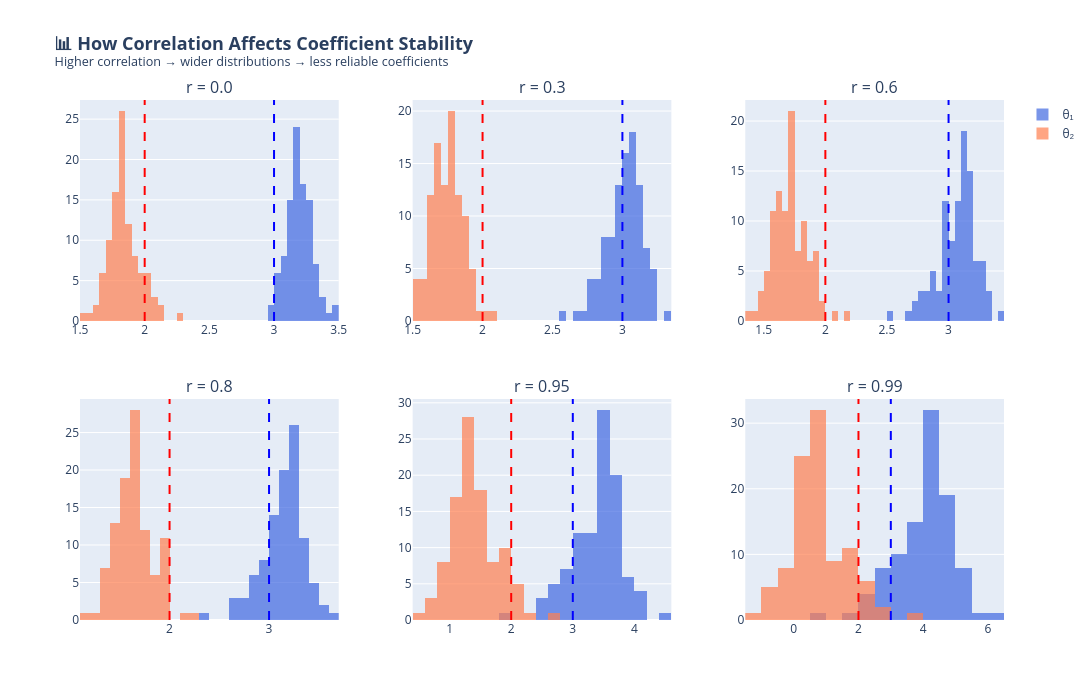

Write notebook code for a chart like this one.
### Markdown cell above
---

# 3. Interpretability & Correlated Predictors

<a id='3-interpretability--correlated-predictors'></a>

## 🎯 Best Case: Orthogonal Predictors

When predictors are **uncorrelated** (orthogonal):

- ✅ Clean credit assignment
- ✅ $\theta_j$ captures unique effect
- ✅ Stable coefficients
- ✅ Easy to interpret

**Mathematical property:** $\mathbf{X}^T\mathbf{X}$ is diagonal

Each predictor explains a **separate part** of $y$.

## ⚠️ Worst Case: Highly Correlated Predictors

When predictors are **correlated**:

- ❌ Shared variance ("Who gets credit?")
- ❌ Unstable coefficients
- ❌ Sign flips possible!
- ❌ Hard to interpret

**Extreme case:** If $x_2 = 2x_1$, there are infinitely many solutions!

### Multicollinearity

$\mathbf{X}^T\mathbf{X}$ nearly singular ⟹ $(\mathbf{X}^T\mathbf{X})^{-1}$ has large entries ⟹ **high coefficient variance**

### Code cell
# ============================================
# Interactive Demo: Effect of Correlation on Coefficient Stability
# ============================================

def generate_correlated_data(correlation, n=100, seed=42):
    """Generate two predictors with specified correlation."""
    np.random.seed(seed)
    
    # Generate correlated predictors
    mean = [0, 0]
    cov = [[1, correlation], [correlation, 1]]
    x1, x2 = np.random.multivariate_normal(mean, cov, n).T
    
    # True model: y = 2 + 3*x1 + 2*x2 + noise
    y = 2 + 3*x1 + 2*x2 + np.random.normal(0, 1, n)
    
    return x1, x2, y

def fit_and_get_coefficients(x1, x2, y, n_bootstrap=100):
    """Fit model and return coefficient estimates with bootstrap confidence."""
    X = np.column_stack([x1, x2])
    
    # Fit on full data
    model = LinearRegression()
    model.fit(X, y)
    
    # Bootstrap for uncertainty
    coefs_1, coefs_2 = [], []
    for _ in range(n_bootstrap):
        idx = np.random.choice(len(y), len(y), replace=True)
        model_boot = LinearRegression()
        model_boot.fit(X[idx], y[idx])
        coefs_1.append(model_boot.coef_[0])
        coefs_2.append(model_boot.coef_[1])
    
    return model.coef_, np.std(coefs_1), np.std(coefs_2), coefs_1, coefs_2

# Test different correlations
correlations = [0.0, 0.3, 0.6, 0.8, 0.95, 0.99]
results = []

for corr in correlations:
    x1, x2, y = generate_correlated_data(corr)
    coefs, std1, std2, boot_coefs1, boot_coefs2 = fit_and_get_coefficients(x1, x2, y)
    results.append({
        'correlation': corr,
        'theta1': coefs[0],
        'theta2': coefs[1],
        'std1': std1,
        'std2': std2,
        'boot_coefs1': boot_coefs1,
        'boot_coefs2': boot_coefs2
    })

# Create visualization
fig = make_subplots(
    rows=2, cols=3,
    subplot_titles=[f'r = {r["correlation"]}' for r in results],
    vertical_spacing=0.15,
    horizontal_spacing=0.08
)

for idx, r in enumerate(results):
    row = idx // 3 + 1
    col = idx % 3 + 1
    
    # Plot bootstrap distributions
    fig.add_trace(
        go.Histogram(
            x=r['boot_coefs1'],
            name='θ₁',
            marker_color='royalblue',
            opacity=0.7,
            nbinsx=20,
            showlegend=(idx == 0)
        ),
        row=row, col=col
    )
    fig.add_trace(
        go.Histogram(
            x=r['boot_coefs2'],
            name='θ₂',
            marker_color='coral',
            opacity=0.7,
            nbinsx=20,
            showlegend=(idx == 0)
        ),
        row=row, col=col
    )
    
    # Add true value lines
    fig.add_vline(x=3, line_dash="dash", line_color="blue", row=row, col=col)
    fig.add_vline(x=2, line_dash="dash", line_color="red", row=row, col=col)

fig.update_layout(
    title=dict(
        text='<b>📊 How Correlation Affects Coefficient Stability</b><br><sup>Higher correlation → wider distributions → less reliable coefficients</sup>',
        font=dict(size=18)
    ),
    width=1100,
    height=700,
    barmode='overlay'
)

fig.show()

# Summary table
print("\n📊 Coefficient Stability Summary:")
print("="*70)
print(f"{'Correlation':>12} | {'θ₁ (true=3)':>14} | {'θ₂ (true=2)':>14} | {'Std(θ₁)':>10} | {'Std(θ₂)':>10}")
print("-"*70)
for r in results:
    print(f"{r['correlation']:>12.2f} | {r['theta1']:>14.3f} | {r['theta2']:>14.3f} | {r['std1']:>10.3f} | {r['std2']:>10.3f}")
print("\n⚠️  Notice how standard deviations EXPLODE as correlation approaches 1!")

### Figure 1 — Plotly figure (JSON) as saved in the notebook; plotly's stock layout.template omitted (floating-point values rounded to 4 significant figures)
{"data": [{"marker": {"color": "royalblue"}, "name": "θ₁", "nbinsx": 20, "opacity": 0.7, "showlegend": true, "type": "histogram", "x": [3.024, 3.075, 3.273, 3.081, 3.139, 3.251, 3.289, 3.233, 3.155, 3.343, 3.017, 3.141, 3.187, 3.221, 3.231, 3.146, 3.152, 3.488, 3.267, 3.169, 3.246, 3.135, 3.219, 3.202, 3.261, 3.451, 3.249, 3.275, 2.975, 3.338, 3.225, 3.115, 3.388, 3.28, 3.124, 3.267, 3.204, 3.19, 3.102, 3.158, 3.232, 3.211, 3.099, 3.101, 3.068, 3.31, 3.019, 3.203, 3.228, 3.117, 3.105, 3.291, 3.187, 3.183, 3.28, 3.156, 3.021, 3.152, 3.196, 3.302, 3.264, 3.407, 3.031, 3.191, 3.309, 3.1, 3.162, 3.174, 3.2, 3.162, 3.087, 3.184, 3.229, 3.184, 3.128, 3.175, 3.189, 3.053, 3.271, 3.351, 3.125, 3.235, 3.188, 3.388, 3.259, 3.329, 3.108, 3.281, 3.229, 3.128, 3.197, 3.185, 3.124, 3.059, 3.038, 3.185, 3.26, 2.975, 3.221, 3.31], "xaxis": "x", "yaxis": "y"}, {"marker": {"color": "coral"}, "name": "θ₂", "nbinsx": 20, "opacity": 0.7, "showlegend": true, "type": "histogram", "x": [1.956, 1.854, 1.657, 2.0, 1.695, 1.741, 1.776, 1.757, 1.832, 2.109, 1.834, 1.855, 1.597, 2.011, 1.869, 1.529, 1.837, 1.866, 1.798, 1.928, 1.802, 1.652, 1.686, 1.794, 1.828, 1.811, 1.768, 1.804, 1.838, 2.082, 1.744, 1.809, 1.716, 1.764, 1.977, 1.84, 1.772, 1.946, 1.648, 1.915, 1.834, 1.833, 1.744, 1.691, 2.003, 2.29, 1.839, 1.836, 1.835, 1.795, 1.793, 1.831, 1.715, 1.764, 1.877, 1.856, 1.747, 1.826, 1.919, 1.899, 1.982, 1.936, 1.96, 1.72, 2.046, 1.816, 1.661, 2.139, 2.038, 1.95, 1.815, 1.736, 1.876, 1.908, 1.813, 1.784, 1.804, 1.869, 1.934, 1.853, 1.78, 1.713, 1.737, 1.854, 2.023, 2.053, 1.822, 1.962, 2.008, 1.839, 1.758, 1.844, 1.838, 1.776, 1.828, 1.755, 2.059, 1.766, 1.637, 1.878], "xaxis": "x", "yaxis": "y"}, {"marker": {"color": "royalblue"}, "name": "θ₁", "nbinsx": 20, "opacity": 0.7, "showlegend": false, "type": "histogram", "x": [3.023, 3.077, 3.121, 2.95, 3.172, 3.064, 3.01, 3.061, 3.045, 2.695, 3.13, 3.035, 3.225, 2.854, 2.967, 3.307, 3.044, 2.81, 3.005, 2.956, 3.015, 3.211, 3.129, 3.048, 2.984, 2.88, 3.041, 2.995, 3.153, 2.721, 3.077, 3.09, 3.0, 3.026, 2.943, 2.97, 3.066, 2.928, 3.234, 2.974, 2.996, 3.011, 3.154, 3.198, 2.955, 2.563, 3.124, 3.013, 2.998, 3.101, 3.11, 2.962, 3.125, 3.086, 2.93, 3.025, 3.201, 3.052, 2.947, 2.898, 2.851, 2.802, 3.014, 3.118, 2.769, 3.094, 3.186, 2.774, 2.844, 2.942, 3.102, 3.109, 2.963, 2.964, 3.079, 3.074, 3.049, 3.077, 2.888, 2.906, 3.108, 3.097, 3.105, 2.883, 2.82, 2.751, 3.084, 2.858, 2.851, 3.056, 3.083, 3.018, 3.061, 3.153, 3.122, 3.093, 2.789, 3.213, 3.17, 2.911], "xaxis": "x2", "yaxis": "y2"}, {"marker": {"color": "coral"}, "name": "θ₂", "nbinsx": 20, "opacity": 0.7, "showlegend": false, "type": "histogram", "x": [1.947, 1.83, 1.541, 1.95, 1.656, 1.625, 1.631, 1.65, 1.762, 1.88, 1.849, 1.79, 1.544, 1.872, 1.746, 1.512, 1.768, 1.584, 1.664, 1.834, 1.68, 1.622, 1.599, 1.701, 1.693, 1.561, 1.65, 1.664, 1.879, 1.86, 1.644, 1.767, 1.519, 1.627, 1.904, 1.699, 1.68, 1.837, 1.64, 1.83, 1.716, 1.728, 1.722, 1.676, 1.96, 2.053, 1.852, 1.736, 1.719, 1.755, 1.76, 1.677, 1.643, 1.687, 1.722, 1.782, 1.774, 1.759, 1.81, 1.727, 1.821, 1.693, 1.947, 1.645, 1.847, 1.783, 1.613, 2.01, 1.908, 1.857, 1.79, 1.663, 1.753, 1.808, 1.763, 1.709, 1.717, 1.857, 1.776, 1.658, 1.736, 1.611, 1.661, 1.636, 1.858, 1.841, 1.783, 1.793, 1.864, 1.785, 1.673, 1.753, 1.786, 1.774, 1.831, 1.678, 1.888, 1.818, 1.556, 1.704], "xaxis": "x2", "yaxis": "y2"}, {"marker": {"color": "royalblue"}, "name": "θ₁", "nbinsx": 20, "opacity": 0.7, "showlegend": false, "type": "histogram", "x": [3.036, 3.122, 3.231, 2.955, 3.264, 3.15, 3.089, 3.142, 3.101, 2.686, 3.176, 3.084, 3.346, 2.864, 3.017, 3.445, 3.098, 2.877, 3.076, 2.986, 3.084, 3.314, 3.228, 3.117, 3.047, 2.959, 3.119, 3.065, 3.195, 2.72, 3.16, 3.15, 3.101, 3.107, 2.956, 3.03, 3.141, 2.954, 3.336, 3.007, 3.056, 3.069, 3.23, 3.289, 2.959, 2.502, 3.169, 3.07, 3.057, 3.164, 3.173, 3.026, 3.215, 3.161, 2.981, 3.073, 3.271, 3.109, 2.981, 2.944, 2.872, 2.844, 3.027, 3.206, 2.776, 3.15, 3.289, 2.747, 2.846, 2.966, 3.158, 3.193, 3.01, 3.0, 3.137, 3.144, 3.114, 3.116, 2.923, 2.968, 3.176, 3.19, 3.189, 2.947, 2.83, 2.756, 3.139, 2.885, 2.863, 3.108, 3.161, 3.072, 3.113, 3.218, 3.171, 3.171, 2.789, 3.275, 3.282, 2.963], "xaxis": "x3", "yaxis": "y3"}, {"marker": {"color": "coral"}, "name": "θ₂", "nbinsx": 20, "opacity": 0.7, "showlegend": false, "type": "histogram", "x": [1.937, 1.794, 1.464, 1.955, 1.581, 1.569, 1.588, 1.598, 1.726, 1.931, 1.805, 1.759, 1.445, 1.889, 1.725, 1.392, 1.733, 1.577, 1.625, 1.824, 1.641, 1.535, 1.527, 1.657, 1.662, 1.537, 1.602, 1.627, 1.833, 1.903, 1.588, 1.722, 1.466, 1.58, 1.905, 1.672, 1.631, 1.833, 1.55, 1.816, 1.685, 1.695, 1.659, 1.598, 1.965, 2.151, 1.809, 1.703, 1.688, 1.706, 1.71, 1.649, 1.576, 1.634, 1.706, 1.752, 1.706, 1.721, 1.8, 1.718, 1.832, 1.701, 1.938, 1.58, 1.879, 1.738, 1.53, 2.058, 1.931, 1.853, 1.745, 1.602, 1.733, 1.795, 1.72, 1.66, 1.675, 1.824, 1.774, 1.64, 1.684, 1.547, 1.601, 1.62, 1.88, 1.876, 1.741, 1.8, 1.881, 1.749, 1.619, 1.722, 1.749, 1.717, 1.786, 1.622, 1.92, 1.752, 1.47, 1.69], "xaxis": "x3", "yaxis": "y3"}, {"marker": {"color": "royalblue"}, "name": "θ₁", "nbinsx": 20, "opacity": 0.7, "showlegend": false, "type": "histogram", "x": [3.058, 3.192, 3.399, 2.957, 3.41, 3.278, 3.202, 3.262, 3.183, 2.646, 3.254, 3.156, 3.539, 2.866, 3.085, 3.667, 3.178, 2.955, 3.178, 3.025, 3.184, 3.48, 3.381, 3.219, 3.134, 3.061, 3.235, 3.164, 3.269, 2.693, 3.286, 3.242, 3.245, 3.225, 2.971, 3.112, 3.253, 2.985, 3.502, 3.052, 3.14, 3.153, 3.352, 3.435, 2.96, 2.378, 3.245, 3.152, 3.141, 3.262, 3.272, 3.113, 3.353, 3.276, 3.047, 3.145, 3.389, 3.194, 3.025, 3.001, 2.889, 2.887, 3.046, 3.342, 2.764, 3.238, 3.451, 2.688, 2.835, 2.994, 3.246, 3.321, 3.075, 3.048, 3.228, 3.25, 3.211, 3.179, 2.962, 3.047, 3.282, 3.33, 3.316, 3.027, 2.828, 2.742, 3.225, 2.912, 2.867, 3.186, 3.279, 3.15, 3.192, 3.323, 3.252, 3.291, 2.771, 3.383, 3.458, 3.03], "xaxis": "x4", "yaxis": "y4"}, {"marker": {"color": "coral"}, "name": "θ₂", "nbinsx": 20, "opacity": 0.7, "showlegend": false, "type": "histogram", "x": [1.917, 1.729, 1.314, 1.957, 1.444, 1.457, 1.493, 1.493, 1.653, 1.993, 1.728, 1.696, 1.265, 1.901, 1.671, 1.179, 1.662, 1.531, 1.541, 1.796, 1.557, 1.378, 1.388, 1.568, 1.591, 1.463, 1.503, 1.546, 1.757, 1.951, 1.477, 1.637, 1.346, 1.48, 1.899, 1.606, 1.532, 1.815, 1.391, 1.782, 1.616, 1.625, 1.543, 1.458, 1.968, 2.295, 1.736, 1.634, 1.619, 1.615, 1.617, 1.58, 1.45, 1.531, 1.658, 1.69, 1.59, 1.645, 1.769, 1.681, 1.832, 1.684, 1.921, 1.457, 1.91, 1.656, 1.378, 2.128, 1.955, 1.835, 1.662, 1.485, 1.683, 1.758, 1.638, 1.566, 1.59, 1.765, 1.752, 1.583, 1.586, 1.422, 1.485, 1.564, 1.899, 1.911, 1.661, 1.792, 1.891, 1.678, 1.513, 1.656, 1.678, 1.615, 1.707, 1.514, 1.956, 1.643, 1.309, 1.643], "xaxis": "x4", "yaxis": "y4"}, {"marker": {"color": "royalblue"}, "name": "θ₁", "nbinsx": 20, "opacity": 0.7, "showlegend": false, "type": "histogram", "x": [3.128, 3.425, 3.947, 2.959, 3.896, 3.693, 3.563, 3.652, 3.451, 2.48, 3.517, 3.388, 4.18, 2.853, 3.297, 4.415, 3.439, 3.176, 3.502, 3.143, 3.503, 4.033, 3.881, 3.548, 3.412, 3.37, 3.606, 3.479, 3.525, 2.57, 3.695, 3.547, 3.702, 3.604, 3.01, 3.371, 3.618, 3.075, 4.06, 3.19, 3.407, 3.422, 3.758, 3.925, 2.957, 1.926, 3.5, 3.415, 3.406, 3.588, 3.602, 3.386, 3.808, 3.653, 3.247, 3.375, 3.789, 3.472, 3.156, 3.167, 2.923, 2.996, 3.11, 3.788, 2.697, 3.531, 3.991, 2.472, 2.779, 3.077, 3.54, 3.742, 3.276, 3.197, 3.525, 3.596, 3.524, 3.386, 3.072, 3.287, 3.632, 3.79, 3.736, 3.267, 2.798, 2.664, 3.509, 2.978, 2.859, 3.443, 3.667, 3.401, 3.451, 3.679, 3.526, 3.683, 2.683, 3.752, 4.036, 3.23], "xaxis": "x5", "yaxis": "y5"}, {"marker": {"color": "coral"}, "name": "θ₂", "nbinsx": 20, "opacity": 0.7, "showlegend": false, "type": "histogram", "x": [1.847, 1.499, 0.7769, 1.959, 0.9636, 1.052, 1.144, 1.113, 1.391, 2.173, 1.466, 1.469, 0.6313, 1.923, 1.469, 0.4376, 1.407, 1.329, 1.227, 1.685, 1.248, 0.8302, 0.8965, 1.247, 1.325, 1.174, 1.142, 1.242, 1.501, 2.088, 1.077, 1.336, 0.9052, 1.113, 1.865, 1.358, 1.175, 1.733, 0.8369, 1.65, 1.358, 1.365, 1.141, 0.9723, 1.974, 2.76, 1.481, 1.379, 1.363, 1.294, 1.292, 1.319, 1.003, 1.162, 1.47, 1.467, 1.19, 1.374, 1.646, 1.527, 1.809, 1.591, 1.859, 1.019, 1.99, 1.367, 0.8446, 2.352, 2.019, 1.758, 1.371, 1.072, 1.492, 1.617, 1.346, 1.227, 1.284, 1.56, 1.653, 1.358, 1.24, 0.9724, 1.074, 1.341, 1.94, 2.002, 1.382, 1.737, 1.909, 1.427, 1.133, 1.412, 1.424, 1.262, 1.436, 1.13, 2.054, 1.273, 0.7396, 1.456], "xaxis": "x5", "yaxis": "y5"}, {"marker": {"color": "royalblue"}, "name": "θ₁", "nbinsx": 20, "opacity": 0.7, "showlegend": false, "type": "histogram", "x": [3.302, 3.997, 5.289, 2.96, 5.09, 4.709, 4.441, 4.604, 4.107, 2.054, 4.167, 3.957, 5.756, 2.811, 3.809, 6.255, 4.078, 3.703, 4.291, 3.427, 4.279, 5.396, 5.109, 4.353, 4.085, 4.111, 4.512, 4.246, 4.158, 2.252, 4.696, 4.296, 4.815, 4.526, 3.1, 3.999, 4.511, 3.287, 5.435, 3.524, 4.056, 4.076, 4.758, 5.133, 2.946, 0.7943, 4.129, 4.056, 4.053, 4.388, 4.412, 4.046, 4.924, 4.575, 3.728, 3.938, 4.777, 4.151, 3.473, 3.565, 2.994, 3.249, 3.265, 4.882, 2.518, 4.251, 5.319, 1.928, 2.631, 3.275, 4.263, 4.776, 3.761, 3.557, 4.255, 4.442, 4.292, 3.897, 3.333, 3.863, 4.493, 4.914, 4.764, 3.841, 2.711, 2.457, 4.205, 3.129, 2.83, 4.071, 4.616, 4.013, 4.087, 4.555, 4.2, 4.643, 2.456, 4.665, 5.457, 3.71], "xaxis": "x6", "yaxis": "y6"}, {"marker": {"color": "coral"}, "name": "θ₂", "nbinsx": 20, "opacity": 0.7, "showlegend": false, "type": "histogram", "x": [1.673, 0.9276, -0.5629, 1.959, -0.2298, 0.03919, 0.2689, 0.1625, 0.7372, 2.603, 0.8158, 0.9014, -0.9427, 1.967, 0.9595, -1.401, 0.7697, 0.8077, 0.4409, 1.404, 0.4743, -0.5307, -0.3292, 0.4442, 0.6542, 0.4373, 0.2381, 0.4786, 0.8677, 2.409, 0.07882, 0.5882, -0.2035, 0.1936, 1.776, 0.7336, 0.2841, 1.523, -0.5366, 1.317, 0.7114, 0.7126, 0.1422, -0.2342, 1.985, 3.895, 0.8522, 0.7402, 0.7185, 0.4953, 0.4828, 0.6617, -0.112, 0.2413, 0.9907, 0.9057, 0.2027, 0.6962, 1.331, 1.132, 1.741, 1.343, 1.704, -0.07373, 2.172, 0.6486, -0.4813, 2.897, 2.168, 1.562, 0.6492, 0.0398, 1.009, 1.259, 0.6172, 0.3825, 0.5189, 1.05, 1.395, 0.7853, 0.3808, -0.1494, 0.04753, 0.7702, 2.029, 2.213, 0.6865, 1.59, 1.94, 0.8, 0.1866, 0.8023, 0.7895, 0.3862, 0.7623, 0.1713, 2.284, 0.3591, -0.6788, 0.979], "xaxis": "x6", "yaxis": "y6"}], "layout": {"annotations": [{"font": {"size": 16}, "showarrow": false, "text": "r = 0.0", "x": 0.14, "xanchor": "center", "xref": "paper", "y": 1, "yanchor": "bottom", "yref": "paper"}, {"font": {"size": 16}, "showarrow": false, "text": "r = 0.3", "x": 0.5, "xanchor": "center", "xref": "paper", "y": 1, "yanchor": "bottom", "yref": "paper"}, {"font": {"size": 16}, "showarrow": false, "text": "r = 0.6", "x": 0.86, "xanchor": "center", "xref": "paper", "y": 1, "yanchor": "bottom", "yref": "paper"}, {"font": {"size": 16}, "showarrow": false, "text": "r = 0.8", "x": 0.14, "xanchor": "center", "xref": "paper", "y": 0.425, "yanchor": "bottom", "yref": "paper"}, {"font": {"size": 16}, "showarrow": false, "text": "r = 0.95", "x": 0.5, "xanchor": "center", "xref": "paper", "y": 0.425, "yanchor": "bottom", "yref": "paper"}, {"font": {"size": 16}, "showarrow": false, "text": "r = 0.99", "x": 0.86, "xanchor": "center", "xref": "paper", "y": 0.425, "yanchor": "bottom", "yref": "paper"}], "barmode": "overlay", "height": 700, "shapes": [{"line": {"color": "blue", "dash": "dash"}, "type": "line", "x0": 3, "x1": 3, "xref": "x", "y0": 0, "y1": 1, "yref": "y domain"}, {"line": {"color": "red", "dash": "dash"}, "type": "line", "x0": 2, "x1": 2, "xref": "x", "y0": 0, "y1": 1, "yref": "y domain"}, {"line": {"color": "blue", "dash": "dash"}, "type": "line", "x0": 3, "x1": 3, "xref": "x2", "y0": 0, "y1": 1, "yref": "y2 domain"}, {"line": {"color": "red", "dash": "dash"}, "type": "line", "x0": 2, "x1": 2, "xref": "x2", "y0": 0, "y1": 1, "yref": "y2 domain"}, {"line": {"color": "blue", "dash": "dash"}, "type": "line", "x0": 3, "x1": 3, "xref": "x3", "y0": 0, "y1": 1, "yref": "y3 domain"}, {"line": {"color": "red", "dash": "dash"}, "type": "line", "x0": 2, "x1": 2, "xref": "x3", "y0": 0, "y1": 1, "yref": "y3 domain"}, {"line": {"color": "blue", "dash": "dash"}, "type": "line", "x0": 3, "x1": 3, "xref": "x4", "y0": 0, "y1": 1, "yref": "y4 domain"}, {"line": {"color": "red", "dash": "dash"}, "type": "line", "x0": 2, "x1": 2, "xref": "x4", "y0": 0, "y1": 1, "yref": "y4 domain"}, {"line": {"color": "blue", "dash": "dash"}, "type": "line", "x0": 3, "x1": 3, "xref": "x5", "y0": 0, "y1": 1, "yref": "y5 domain"}, {"line": {"color": "red", "dash": "dash"}, "type": "line", "x0": 2, "x1": 2, "xref": "x5", "y0": 0, "y1": 1, "yref": "y5 domain"}, {"line": {"color": "blue", "dash": "dash"}, "type": "line", "x0": 3, "x1": 3, "xref": "x6", "y0": 0, "y1": 1, "yref": "y6 domain"}, {"line": {"color": "red", "dash": "dash"}, "type": "line", "x0": 2, "x1": 2, "xref": "x6", "y0": 0, "y1": 1, "yref": "y6 domain"}], "title": {"font": {"size": 18}, "text": "<b>📊 How Correlation Affects Coefficient Stability</b><br><sup>Higher correlation → wider distributions → less reliable coefficients</sup>"}, "width": 1100, "xaxis": {"anchor": "y", "domain": [0, 0.28]}, "xaxis2": {"anchor": "y2", "domain": [0.36, 0.64]}, "xaxis3": {"anchor": "y3", "domain": [0.72, 1]}, "xaxis4": {"anchor": "y4", "domain": [0, 0.28]}, "xaxis5": {"anchor": "y5", "domain": [0.36, 0.64]}, "xaxis6": {"anchor": "y6", "domain": [0.72, 1]}, "yaxis": {"anchor": "x", "domain": [0.575, 1]}, "yaxis2": {"anchor": "x2", "domain": [0.575, 1]}, "yaxis3": {"anchor": "x3", "domain": [0.575, 1]}, "yaxis4": {"anchor": "x4", "domain": [0, 0.425]}, "yaxis5": {"anchor": "x5", "domain": [0, 0.425]}, "yaxis6": {"anchor": "x6", "domain": [0, 0.425]}}}
